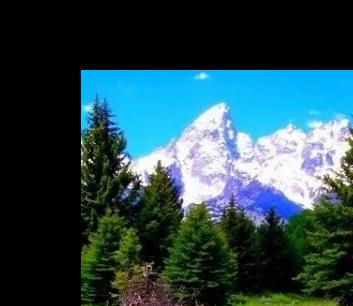
#> input picture outputs/grid_image_0.jpg, 353 x 306 px; its folder holds 4 pictures in this run; the run also reads 2 pictures not shown here
$ jupyter execute --allow-errors SRH.ipynb
#> lines starting #> are read from the running program, lines starting #| are printed output that depends on the picture
**SRH: SIFT RANSAC Homography**

[cell 1]
import matplotlib.pyplot as plt
from PIL import Image
import os

# Assuming images is a list of your 9 images
images = []
for filename in os.listdir('outputs'):
    if filename.endswith('.jpg') or filename.endswith('.png'):  # Add or modify to suit your image file types
        img = Image.open(os.path.join('outputs', filename))
#> img is the input picture: PIL image 353x306 RGB; mean R, G, B 42.5, 71.4, 78
        images.append(img)

fig, axs = plt.subplots(3, 3, figsize=(5, 5))

#> (the rest of this cell did not finish here and is left out)

[cell 2]
import skimage.feature
import numpy as np
from PIL import Image

# Load images
folder_path = "outputs"
files = os.listdir(folder_path)
images = [Image.open(os.path.join(folder_path, file)) for file in files]
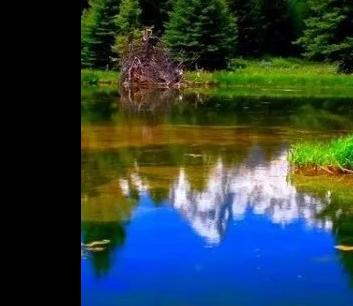
#> input picture outputs/grid_image_3.jpg, 353 x 306 px

[cell 3]
import os
import skimage.feature
import numpy as np
from PIL import Image
from sklearn.neighbors import NearestNeighbors

class ImageStitcher:
    def __init__(self, images):
        self.images = images
#> self.images = 4 items
        self.keypoints = []
        self.descriptors = []
        self.matches = []
        self.homographies = []
        self.warped_images = []

    def detect_and_match_features(self):
        """
        Detect and match features between images using SIFT.
        """
        for image in self.images:
            img_array = np.array(image.convert('L'))  # Convert to grayscale
            kp, desc = skimage.feature.detect_and_compute(img_array, skimage.feature.SIFT())
            self.keypoints.append(kp)
            self.descriptors.append(desc)
#> this loop made 1 pass
#> pass 1, in detect_and_match_features, `img_array = np.array(image.convert('L'))`:
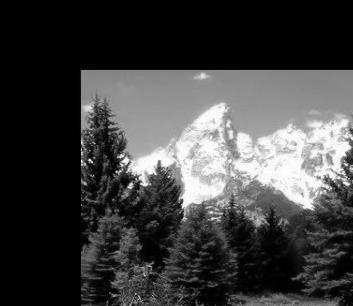
#> img_array: shape (306, 353); min 0, max 255, mean 63.5
#> after the loop, self.descriptors = []; self.keypoints = []

        self.matches = match_descriptors(self.descriptors)

    # [87 lines left out: functions estimate_homographies, warp_images, create_mosaic_grid, match_descriptors, match_descriptors_pair, create_mosaic_grid and 1 more, not called in this run]

# Usage
folder_path = "outputs"
files = os.listdir(folder_path)
images = [Image.open(os.path.join(folder_path, file)) for file in files]

stitcher = ImageStitcher(images)
#> (the rest of this cell did not finish here and is left out)
